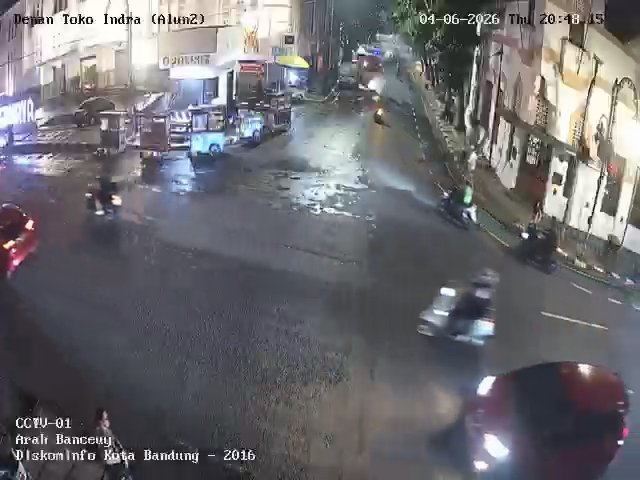
#> input picture cctv_keyframes/cctv_alun_alun_01_banceuy.jpg, 640 x 480 px
$ python -i weather_vision.py   (imports and definitions only)   (older library calls are emulated)
#> lines starting #> are read from the running program, lines starting #| are printed output that depends on the picture; after the words box and inside, x2 and y2 are one past the last pixel; in counts of white or black regions, pixels touching at a corner belong together
#> further down, picture is the input picture: shape (480, 640, 3); mean B, G, R 111.9, 107.6, 109
#!/usr/bin/env python3
# -*- coding: utf-8 -*-
"""
CCTV Weather Classification — binary rain/sunny from CCTV video (offline-first).
Zero-training classical wetness scoring keyed on the road ROI: wet-autumn/standing-water
specular reflections dominate rain frames while dry matte asphalt has few bright pixels,
so wetness = mean of 4 normalized cues (spec_ratio, road_gray, sat_mean, lap_var)
relative to per-cue medians calibrated from rain/sunny clips.

Usage:
  python -m script_tools.weather_vision calibrate <rain_clip> <sunny_clip> [--out <json>]
  python -m script_tools.weather_vision classify <clip> [--refs <json>] [--sample-fps <f>]
"""

import argparse
import json
import sys
from pathlib import Path

import cv2
import numpy as np

BASE_DIR = Path(__file__).resolve().parent.parent

# Fixed, resolution-relative road ROI polygon and text-band exclusion strips
# (SP Buah Batu viewpoint). Polygon corners expressed as (x_frac, y_frac).
ROAD_ROI_REL = [(0.05, 0.35), (0.95, 0.35), (0.98, 0.95), (0.02, 0.95)]
TEXT_MASK_TOP = 0.08      # excludes "DINAS PERHUBUNGAN" + timestamp band
TEXT_MASK_BOTTOM = 0.92   # excludes "SP. BUAH BATU" band

SPEC_REF = 200.0          # BGR gray threshold: pixels above = wet specular highlight
WORK_SIZE = (320, 240)    # feature-resolution resize

DEFAULT_REFS_PATH = BASE_DIR / "weather" / "thresholds_sp_buahbatu.json"
# Populated at first-classify time from DEFAULT_REFS_PATH when present; the
# module carries DEFAULT_REFS for CLI use when the calibrated file is missing.
DEFAULT_REFS = {
    "road_gray": {"rain": 0.0, "sunny": 0.0},
    "sat_mean": {"rain": 0.0, "sunny": 0.0},
    "lap_var": {"rain": 0.0, "sunny": 0.0},
    "spec_ratio": {"rain": 0.0, "sunny": 0.0},
    "threshold": 0.5,
}


def _abort(msg: str):
    print(f"ERROR: {msg}", file=sys.stderr)
    raise SystemExit(2)


def roi_mask(
    h: int,
    w: int,
    roi_rel: tuple | list = ROAD_ROI_REL,
    text_top: float = TEXT_MASK_TOP,
    text_bottom: float = TEXT_MASK_BOTTOM,
) -> np.ndarray:
    """Boolean mask = road polygon minus text-band strips, at (h, w) size."""
    poly = np.array(
        [(int(x * w), int(y * h)) for x, y in roi_rel], dtype=np.int32
    )
    mask = np.zeros((h, w), dtype=np.uint8)
    cv2.fillConvexPoly(mask, poly, 255)
    top = int(text_top * h)
    bottom = int(text_bottom * h)
    if top > 0:
        mask[:top, :] = 0
    if bottom < h:
        mask[bottom:, :] = 0
    return mask.astype(bool)


# [48 lines left out: functions sample_clip_frames_indexed, sample_clip_frames, not called in this run]


def extract_frame_features(
    frame: np.ndarray,
    roi_rel: tuple | list = ROAD_ROI_REL,
    text_top: float = TEXT_MASK_TOP,
    text_bottom: float = TEXT_MASK_BOTTOM,
) -> dict:
    """Cues from one frame, computed inside the road ROI at WORK_SIZE."""
#> called with text_top = 0.08, text_bottom = 0.92
    h, w = frame.shape[:2]
#> h = 480; w = 640
    small = cv2.resize(frame, WORK_SIZE, interpolation=cv2.INTER_AREA)
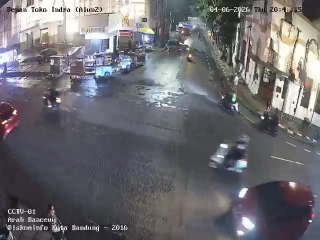
#> small: shape (240, 320, 3); mean B, G, R 112.1, 107.8, 109.1
    sh, sw = small.shape[:2]
#> sh = 240; sw = 320
    mask = roi_mask(sh, sw, roi_rel=roi_rel, text_top=text_top, text_bottom=text_bottom)
#> in roi_mask, `cv2.fillConvexPoly(mask, poly, 255)`:
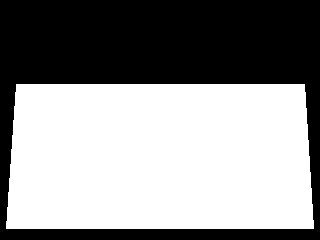
#> mask: shape (240, 320); 56.4% white; 1 black region, box (x1, y1, x2, y2) and area: (0, 0, 320, 240) 33512
    gray = cv2.cvtColor(small, cv2.COLOR_BGR2GRAY)
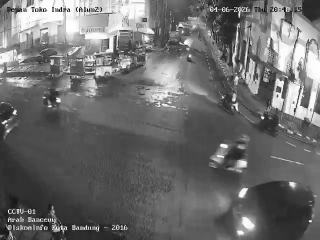
#> gray: shape (240, 320); min 5, max 255, mean 108.6
    hsv = cv2.cvtColor(small, cv2.COLOR_BGR2HSV)
#> hsv: shape (240, 320, 3); mean H, S, V 94.6, 30.8, 116.8
    sat = hsv[:, :, 1].astype(np.float32)
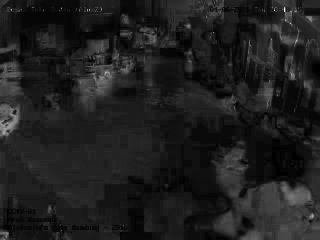
#> sat: shape (240, 320) float32; min 0, max 255, mean 30.8

    roi_gray = gray[mask]
    roi_sat = sat[mask]

    spec = float(np.mean(gray > SPEC_REF))
#> spec = 0.101
    road_gray = float(np.mean(roi_gray)) if roi_gray.size else 0.0
#> road_gray = 90.57
    sat_mean = float(np.mean(roi_sat)) if roi_sat.size else 0.0
#> sat_mean = 29.53

    lap = cv2.Laplacian(gray, cv2.CV_64F)
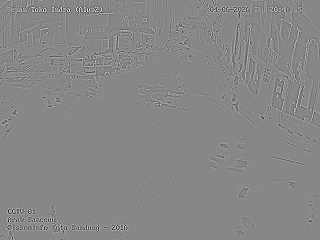
#> lap: shape (240, 320) float64; min -666, max 587, mean 0; drawn with min black and max white
    lap_var = float(np.var(lap[mask])) if roi_gray.size else 0.0
#> lap_var = 998.1

    return {
        "spec_ratio": spec,
        "road_gray": road_gray,
        "sat_mean": sat_mean,
        "lap_var": lap_var,
    }


# [30 lines left out: functions _norm_cue, score_frame, not called in this run]


def classify_frame(feats: dict, refs: dict, threshold: float = 0.5) -> tuple[str, float]:
    s, _ = score_frame(feats, refs)
    return ("rain", s) if s >= threshold else ("sunny", s)


# [138 lines left out: functions calibrate, _load_refs, classify_clip, main, not called in this run]


# [2 lines not run here, left out]

>>> import cv2
>>> picture = cv2.imread('../cctv_keyframes/cctv_alun_alun_01_banceuy.jpg')
>>> result = extract_frame_features(picture)
#> result = {'spec_ratio': 0.101, 'road_gray': 90.57, 'sat_mean': 29.53, 'lap_var': 998.1}

$ run again, on cctv_keyframes/cctv_alun_alun_02.jpg
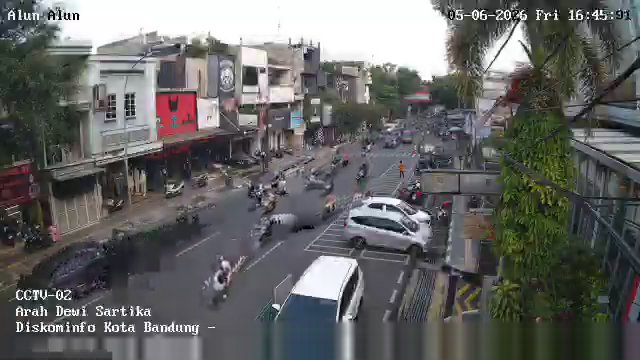
#> input picture cctv_keyframes/cctv_alun_alun_02.jpg, 640 x 360 px
#> picture is the input picture: shape (360, 640, 3); mean B, G, R 100.4, 101.4, 101.1
#> mask: shape (240, 320); 56.4% white; 1 black region, box (x1, y1, x2, y2) and area: (0, 0, 320, 240) 33512
#> hsv: shape (240, 320, 3); mean H, S, V 82.4, 36.4, 106.8
#> in extract_frame_features, `sat = hsv[:, :, 1].astype(np.float32)`:
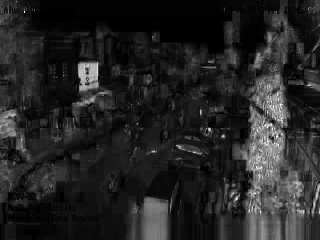
#> sat: shape (240, 320) float32; min 0, max 255, mean 36.4
#> spec = 0.111
#> road_gray = 83.13
#> sat_mean = 42.39
#> in extract_frame_features, `lap = cv2.Laplacian(gray, cv2.CV_64F)`:
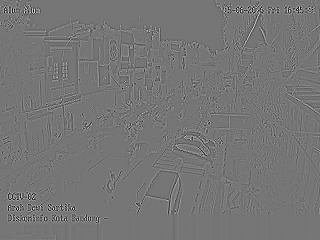
#> lap: shape (240, 320) float64; min -505, max 586, mean 0; drawn with min black and max white
#> lap_var = 2422
#> result = {'spec_ratio': 0.111, 'road_gray': 83.13, 'sat_mean': 42.39, 'lap_var': 2422}

$ run again, on cctv_keyframes/cctv_alun_alun_02_asia_afrika.jpg
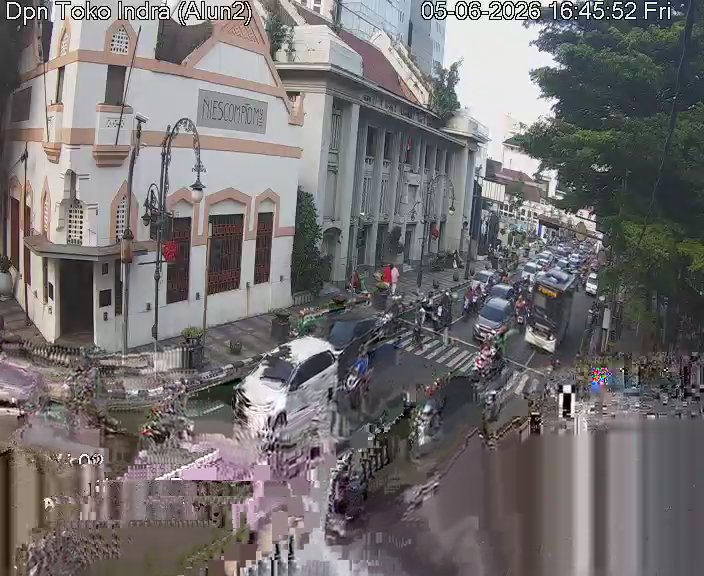
#> input picture cctv_keyframes/cctv_alun_alun_02_asia_afrika.jpg, 704 x 576 px
#> picture is the input picture: shape (576, 704, 3); mean B, G, R 113, 112.2, 116.1
#> mask: shape (240, 320); 56.4% white; 1 black region, box (x1, y1, x2, y2) and area: (0, 0, 320, 240) 33512
#> hsv: shape (240, 320, 3); mean H, S, V 85.4, 29.8, 120.2
#> in extract_frame_features, `sat = hsv[:, :, 1].astype(np.float32)`:
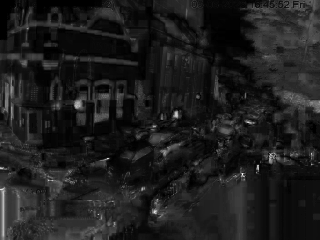
#> sat: shape (240, 320) float32; min 0, max 255, mean 29.8
#> spec = 0.0593
#> road_gray = 102.9
#> sat_mean = 29.71
#> in extract_frame_features, `lap = cv2.Laplacian(gray, cv2.CV_64F)`:
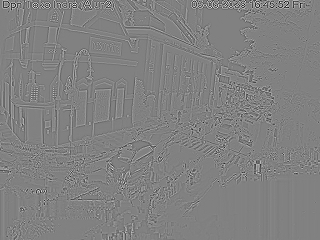
#> lap: shape (240, 320) float64; min -513, max 499, mean 0; drawn with min black and max white
#> lap_var = 2682.5
#> result = {'spec_ratio': 0.0593, 'road_gray': 102.9, 'sat_mean': 29.71, 'lap_var': 2682.5}

$ run again, on cctv_keyframes/cctv_alun_alun_03.jpg
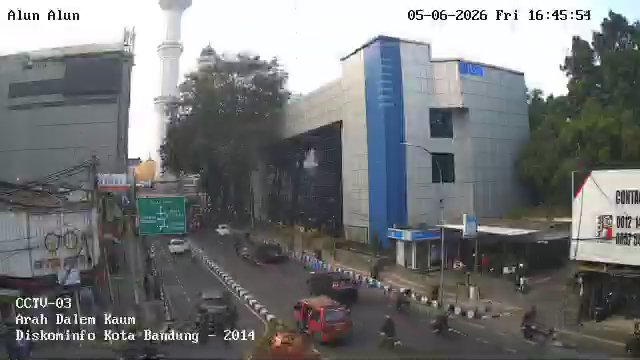
#> input picture cctv_keyframes/cctv_alun_alun_03.jpg, 640 x 360 px
#> picture is the input picture: shape (360, 640, 3); mean B, G, R 120.7, 119.9, 117.9
#> mask: shape (240, 320); 56.4% white; 1 black region, box (x1, y1, x2, y2) and area: (0, 0, 320, 240) 33512
#> hsv: shape (240, 320, 3); mean H, S, V 78, 27.1, 125
#> in extract_frame_features, `sat = hsv[:, :, 1].astype(np.float32)`:
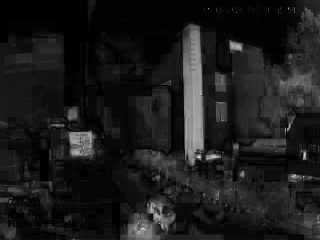
#> sat: shape (240, 320) float32; min 0, max 222, mean 27.1
#> spec = 0.185
#> road_gray = 89.06
#> sat_mean = 31.58
#> in extract_frame_features, `lap = cv2.Laplacian(gray, cv2.CV_64F)`:
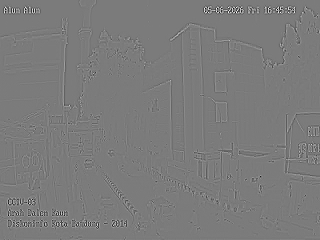
#> lap: shape (240, 320) float64; min -603, max 641, mean 0; drawn with min black and max white
#> lap_var = 1422.3
#> result = {'spec_ratio': 0.185, 'road_gray': 89.06, 'sat_mean': 31.58, 'lap_var': 1422.3}
